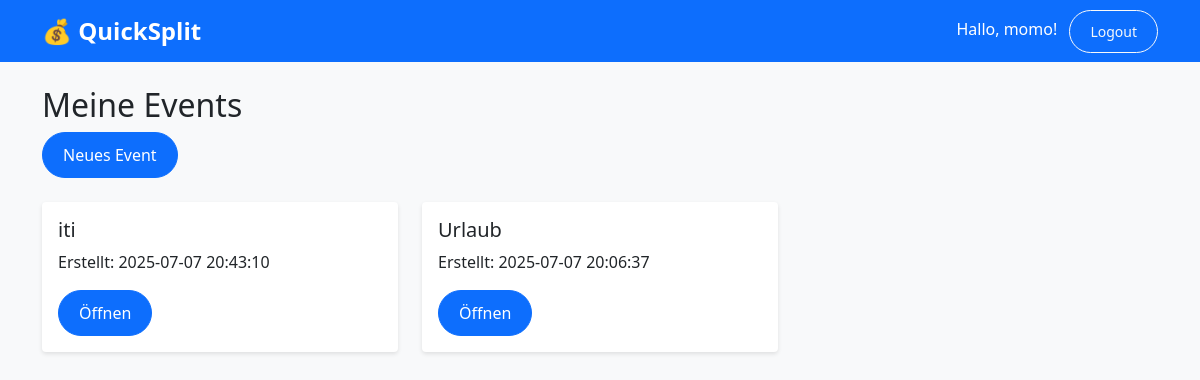
Before: /events/ (signed in) with the older database file.
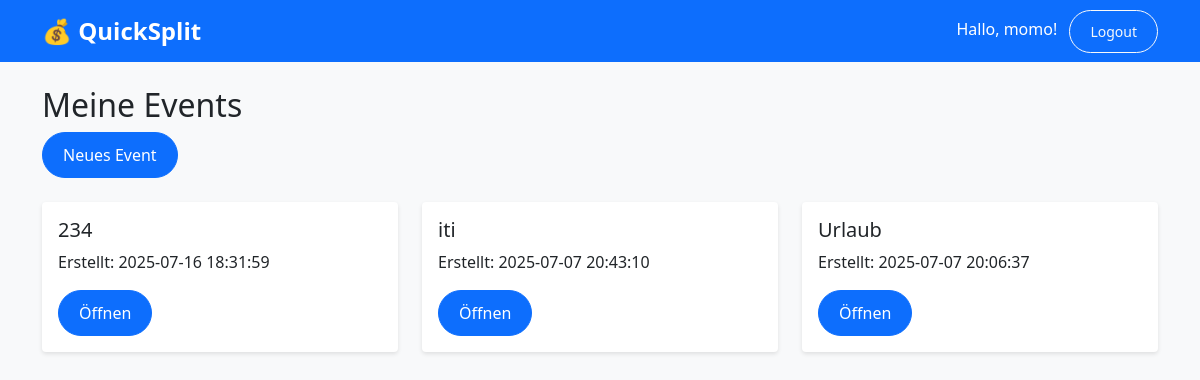
After: the same page with the newer database file.
### tables this page shows
CREATE TABLE events (
            id INTEGER PRIMARY KEY AUTOINCREMENT,
            name TEXT NOT NULL,
            owner_id INTEGER,
            created_at TIMESTAMP DEFAULT CURRENT_TIMESTAMP,
            FOREIGN KEY (owner_id) REFERENCES users(id)
        );

### routes/events.py (the view)
@events_bp.route('/')
def list_events():
    if 'user_id' not in session:
        return redirect(url_for('auth.login'))
    conn = get_db_connection()
    events = conn.execute(
        'SELECT * FROM events WHERE owner_id = ? ORDER BY created_at DESC',
        (session['user_id'],)
    ).fetchall()
    conn.close()
    return render_template('events/list.html', events=events)

### database.py (called while the page is built)
def get_db_connection():
    conn = sqlite3.connect(DATABASE)
    conn.row_factory = sqlite3.Row
    return conn

### templates/events/list.html (shortened to what this page needs)
{% extends "base.html" %}
{% block content %}
<h2>Meine Events</h2>
<a href="{{ url_for('events.create_event') }}" class="btn btn-primary">Neues Event</a>
<br><br>
{% if events %}
  <div class="row">
    {% for event in events %}
    <div class="col-md-4">
      <div class="card" style="margin-bottom: 20px;">
        <div class="card-body">
          <h5>{{ event.name }}</h5>
          <p>Erstellt: {{ event.created_at }}</p>
          <a href="{{ url_for('events.show_event', event_id=event.id) }}" class="btn btn-primary">Öffnen</a>
        </div>
      </div>
    </div>
    {% endfor %}
  </div>
{% else %}
  <div class="alert alert-info">
    <h4>Keine Events!</h4>
    <p>Du hast noch keine Events. Erstelle dein erstes Event!</p>
  </div>
{% endif %}
{% endblock %}

### templates/base.html (shortened to what this page needs)
<!DOCTYPE html>
<html lang="de">
<head>
    <link href="https://cdn.jsdelivr.net/npm/bootstrap@5.1.3/dist/css/bootstrap.min.css" rel="stylesheet">
    <link rel="stylesheet" href="{{ url_for('static', filename='style.css') }}">
</head>
<body>
        <nav class="navbar navbar-expand-lg navbar-dark bg-primary">
            <div class="container">
                <a class="navbar-brand" href="{{ url_for('index') }}">💰 QuickSplit</a>
                <div class="ms-auto">
                    {% if session.get('user_id') %}
                        <span class="navbar-text me-2 text-white">
                            Hallo, {{ session.get('user_name') }}!
                        </span>
                        <a href="{{ url_for('auth.logout') }}" class="btn btn-outline-light btn-sm">Logout</a>
                    {% endif %}
                </div>
            </div>
        </nav>
    <div class="container mt-4">
        {% block content %}{% endblock %}
    </div>
</body>
</html>

### static/style.css (style rules this page uses)
body { background-color: #f8f9fa; }
.navbar-brand { font-weight: bold; font-size: 1.5rem; }
.card { transition: transform 0.2s; border: none; box-shadow: 0 2px 4px rgba(0,0,0,0.1); }
.btn { border-radius: 25px; padding: 10px 20px; }

Changed rows visible on the page:
added events: name "234", created_at "2025-07-16 18:31:59"
